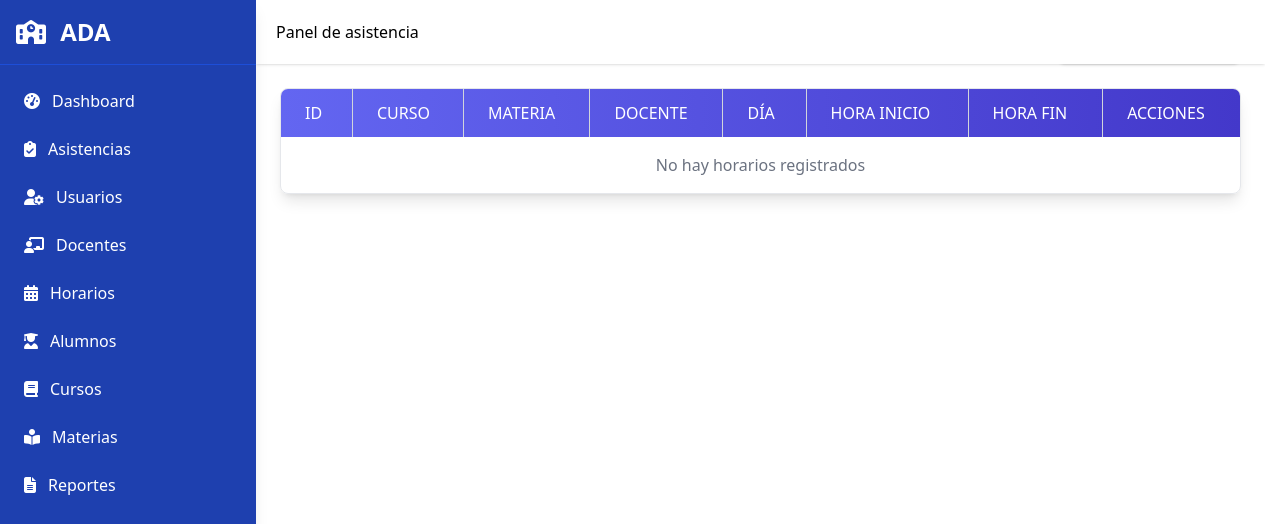
Before: /schedules.php with the older database file.
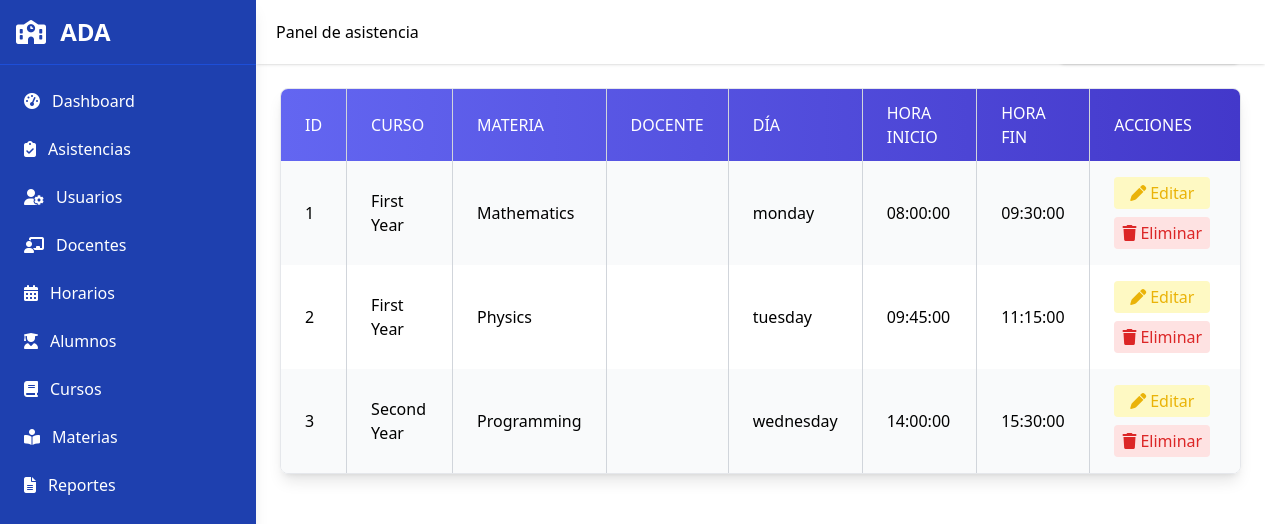
After: the same page with the newer database file.
### tables this page shows
CREATE TABLE `schedules` (
  `schedule_id` int(11) NOT NULL,
  `course_id` int(11) NOT NULL,
  `subject_id` int(11) NOT NULL,
  `teacher_id` int(11) NOT NULL,
  `weekday` enum('monday','tuesday','wednesday','thursday','friday','saturday') NOT NULL,
  `start_time` time NOT NULL,
  `end_time` time NOT NULL
);

CREATE TABLE `courses` (
  `course_id` int(11) NOT NULL,
  `name` varchar(100) NOT NULL,
  `description` text DEFAULT NULL,
  `year` int(11) NOT NULL,
  `shift` enum('morning','afternoon','night') NOT NULL
);

CREATE TABLE `subjects` (
  `subject_id` int(11) NOT NULL,
  `name` varchar(100) NOT NULL,
  `description` text DEFAULT NULL
);

### schedules.php (the view, shortened to what this page needs)
<?php
include 'includes/header.php';
include 'includes/sidebar.php';
include 'includes/navbar.php';
include 'includes/conn.php';
?>
<div class="flex-1 md:ml-64 transition-all duration-300">
  <main class="pt-20 p-4 md:p-6">
    <div class="flex flex-col md:flex-row justify-between items-start md:items-center mb-6 gap-3 md:gap-0">
      <h1 class="text-3xl font-bold text-gray-800">Lista de Horarios</h1>
      <a href="javascript:void(0)" onclick="openModal('addScheduleModal')" class="inline-flex items-center bg-blue-600 text-white px-5 py-2 rounded-lg shadow hover:bg-blue-700 transition w-full md:w-auto justify-center">
      </a>
    </div>
    <div class="overflow-x-auto rounded-lg shadow-lg border border-gray-200">
      <table class="min-w-full border-collapse">
        <thead class="bg-gradient-to-r from-indigo-500 to-indigo-700 text-white">
          <tr>
            <th class="px-4 md:px-6 py-3 border-r border-gray-300 text-left font-medium uppercase">ID</th>
            <th class="px-4 md:px-6 py-3 border-r border-gray-300 text-left font-medium uppercase">Curso</th>
            <th class="px-4 md:px-6 py-3 border-r border-gray-300 text-left font-medium uppercase">Materia</th>
            <th class="px-4 md:px-6 py-3 border-r border-gray-300 text-left font-medium uppercase">Docente</th>
            <th class="px-4 md:px-6 py-3 border-r border-gray-300 text-left font-medium uppercase">Día</th>
            <th class="px-4 md:px-6 py-3 border-r border-gray-300 text-left font-medium uppercase">Hora Inicio</th>
            <th class="px-4 md:px-6 py-3 border-r border-gray-300 text-left font-medium uppercase">Hora Fin</th>
            <th class="px-4 md:px-6 py-3 text-left font-medium uppercase">Acciones</th>
          </tr>
        </thead>
        <tbody>
          <?php
          try {
              $sql = "SELECT sch.schedule_id, c.name AS course_name, sub.name AS subject_name,
                             t.first_name AS teacher_first, t.last_name AS teacher_last,
                             sch.weekday, sch.start_time, sch.end_time
                      FROM schedules sch
                      LEFT JOIN courses c ON sch.course_id = c.course_id
                      LEFT JOIN subjects sub ON sch.subject_id = sub.subject_id
                      LEFT JOIN teachers t ON sch.teacher_id = t.teacher_id
                      ORDER BY sch.schedule_id ASC";
              $stmt = $conn->query($sql);
              $schedules = $stmt->fetchAll();
              if ($schedules) {
                  foreach ($schedules as $i => $sch) {
                      $rowClass = $i % 2 === 0 ? 'bg-gray-50' : 'bg-white';
                      echo "<tr class='hover:bg-gray-100 {$rowClass}'>";
                      echo "<td class='px-4 md:px-6 py-4 border-r border-gray-300'>{$sch['schedule_id']}</td>";
                      echo "<td class='px-4 md:px-6 py-4 border-r border-gray-300'>{$sch['course_name']}</td>";
                      echo "<td class='px-4 md:px-6 py-4 border-r border-gray-300'>{$sch['subject_name']}</td>";
                      echo "<td class='px-4 md:px-6 py-4 border-r border-gray-300'>{$sch['teacher_first']} {$sch['teacher_last']}</td>";
                      echo "<td class='px-4 md:px-6 py-4 border-r border-gray-300'>{$sch['weekday']}</td>";
                      echo "<td class='px-4 md:px-6 py-4 border-r border-gray-300'>{$sch['start_time']}</td>";
                      echo "<td class='px-4 md:px-6 py-4 border-r border-gray-300'>{$sch['end_time']}</td>";
                      echo "<td class='px-4 md:px-6 py-4 flex flex-wrap gap-2'>";
                      echo "<a href='javascript:void(0)'
                              onclick='openEditModalSchedule(".json_encode($sch).")'
                              class='text-yellow-500 hover:text-yellow-700 bg-yellow-100 px-3 py-1 rounded flex items-center justify-center w-24'>
                              <i class='fa-solid fa-pen mr-1'></i>Editar
                            </a>";
                      echo "<a href='schedules_back/delete_schedule.php?id={$sch['schedule_id']}'
                              class='text-red-600 hover:text-red-800 bg-red-100 px-3 py-1 rounded flex items-center justify-center w-24'
                              onclick=\"return confirm('¿Estás seguro de eliminar este horario?')\">
                              <i class='fa-solid fa-trash mr-1'></i>Eliminar
                            </a>";
                      echo "</td>";
                      echo "</tr>";
                  }
              } else {
                  echo "<tr><td colspan='8' class='px-4 md:px-6 py-4 text-center text-gray-500'>No hay horarios registrados</td></tr>";
              }
          } catch (PDOException $e) {
              echo "<tr><td colspan='8' class='px-4 md:px-6 py-4 text-center text-red-600'>Error: {$e->getMessage()}</td></tr>";
          }
          ?>
        </tbody>
      </table>
    </div>
  </main>
</div>

### includes/header.php (shortened to what this page needs)
<!DOCTYPE html>
<html lang="es">
<head>
  <script src="https://cdn.tailwindcss.com" defer></script>
  <link rel="stylesheet" href="https://cdn.jsdelivr.net/npm/swiper@11/swiper-bundle.min.css"/>
  <link rel="stylesheet" href="https://cdnjs.cloudflare.com/ajax/libs/font-awesome/6.5.2/css/all.min.css"/>
</head>
<body class="flex">

### includes/sidebar.php (shortened to what this page needs)
<aside id="sidebar" class="fixed top-0 left-0 h-screen w-64 bg-blue-800 text-white shadow-lg flex flex-col transform -translate-x-full md:translate-x-0 transition-transform duration-300 ease-in-out z-50">
  <div class="p-4 text-2xl font-bold border-b border-blue-700 flex justify-between items-center">
    <span><i class="fas fa-school mr-2"></i> ADA</span>
  </div>
  <nav class="flex-1 p-4 overflow-y-auto">
    <ul class="space-y-2">
      <li>
        <a href="index.php" class="flex items-center p-2 rounded hover:bg-blue-700">
          <i class="fas fa-tachometer-alt mr-3"></i> Dashboard
        </a>
      </li>
      <li>
        <a href="attendance.php" class="flex items-center p-2 rounded hover:bg-blue-700">
          <i class="fas fa-clipboard-check mr-3"></i> Asistencias
        </a>
      </li>
      <li>
        <a href="users.php" class="flex items-center p-2 rounded hover:bg-blue-700">
          <i class="fas fa-user-cog mr-3"></i> Usuarios
        </a>
      </li>
      <li>
        <a href="teachers.php" class="flex items-center p-2 rounded hover:bg-blue-700">
          <i class="fas fa-chalkboard-teacher mr-3"></i> Docentes
        </a>
      </li>
      <li>
        <a href="schedules.php" class="flex items-center p-2 rounded hover:bg-blue-700">
          <i class="fas fa-calendar-alt mr-3"></i> Horarios
        </a>
      </li>
      <li>
        <a href="students.php" class="flex items-center p-2 rounded hover:bg-blue-700">
          <i class="fas fa-user-graduate mr-3"></i> Alumnos
        </a>
      </li>
      <li>
        <a href="courses.php" class="flex items-center p-2 rounded hover:bg-blue-700">
          <i class="fas fa-book mr-3"></i> Cursos
        </a>
      </li>
      <li>
        <a href="subjects.php" class="flex items-center p-2 rounded hover:bg-blue-700">
          <i class="fas fa-book-reader mr-3"></i> Materias
        </a>
      </li>
      <li>
        <a href="attendance_report.php" class="flex items-center p-2 rounded hover:bg-blue-700">
          <i class="fas fa-file-alt mr-3"></i> Reportes
        </a>
      </li>
    </ul>
  </nav>
</aside>

### includes/navbar.php (shortened to what this page needs)
<header class="fixed top-0 left-0 md:left-64 right-0 bg-white shadow flex justify-between items-center p-5 z-30 transition-all duration-300">
  <div class="flex items-center space-x-4">
    <div class="flex items-center space-x-2">
      <span class="font-medium">Panel de asistencia</span>
    </div>
  </div>
</header>

Changed rows visible on the page:
added schedules: schedule_id "1", course.name "First Year", subject.name "Mathematics", weekday "monday", start_time "08:00:00", end_time "09:30:00"
added schedules: schedule_id "2", course.name "First Year", subject.name "Physics", weekday "tuesday", start_time "09:45:00", end_time "11:15:00"
added schedules: schedule_id "3", course.name "Second Year", subject.name "Programming", weekday "wednesday", start_time "14:00:00", end_time "15:30:00"
Other visible differences:
text no longer shown: "No hay horarios registrados"
